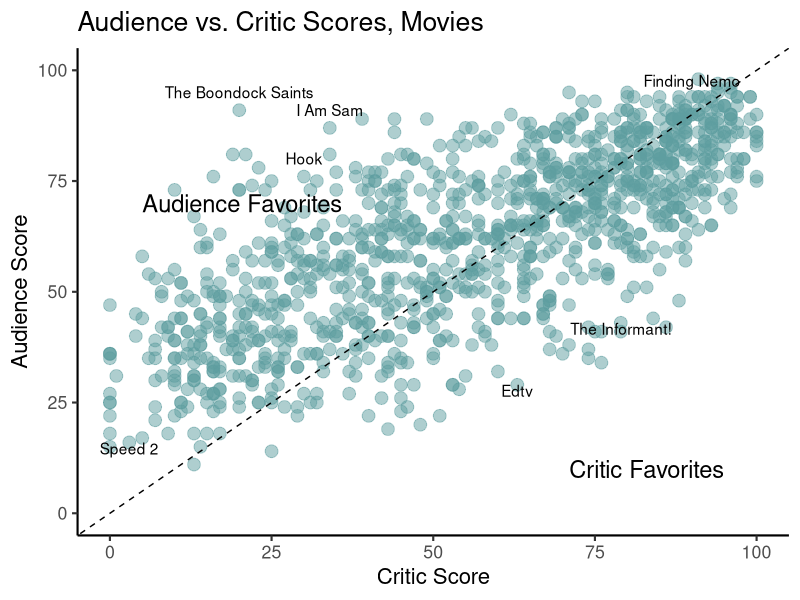
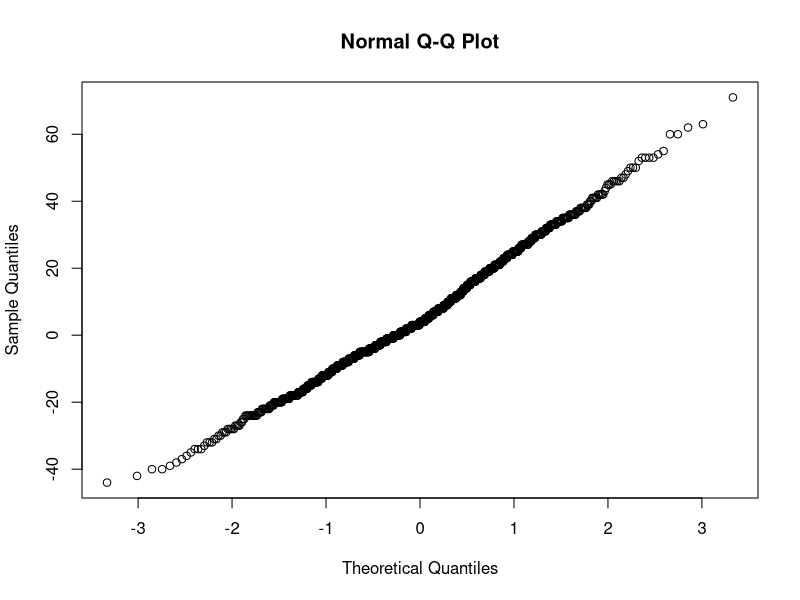
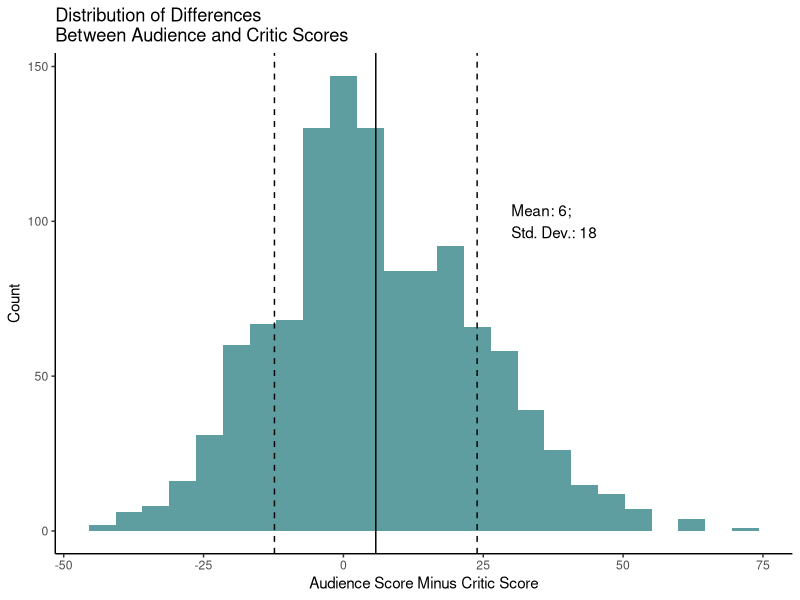
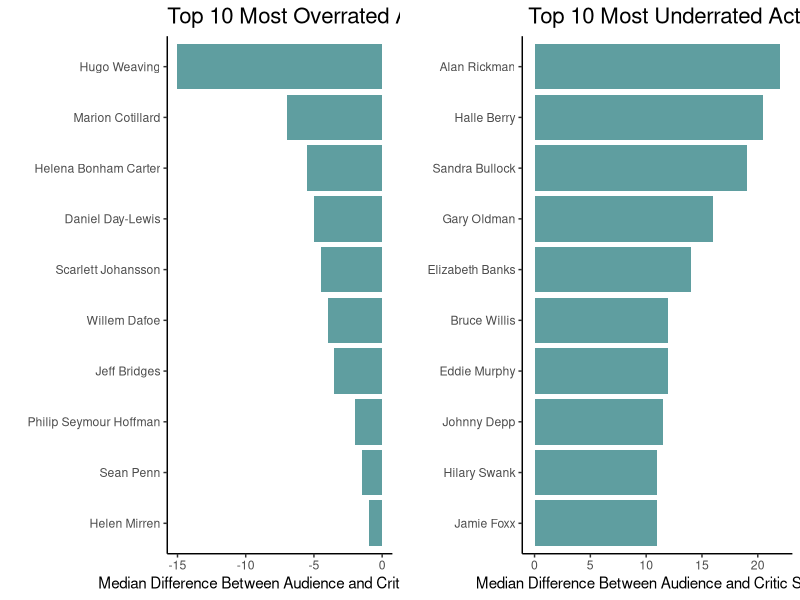

These charts were generated, in order, by the following R code: (Note: this script raises an error after producing the figures.)
setwd("/Users/kwalker/git_projects/fan_favorite_actors")
movies <- read.csv("movieInfo.csv", stringsAsFactors=FALSE)

# make numeric
for(h in c(5,10:17)) movies[,h] <- as.numeric(movies[,h])

# keep only movies
movies <- movies[movies$Type=="movie", ]

# keep only movies where the actor is first or second billed
keeps <- NULL
for(x in seq_along(movies$ID)){
     first <- strsplit(movies$Actors[x], ", ")[[1]][1]
     second <- strsplit(movies$Actors[x], ", ")[[1]][2]
     if(movies$Actor[x] %in% c(first,second)) {
          keeps <- c(keeps, x)
     }
}
movies2 <- movies[keeps, ]

# keep only movies with 1000+ user reviews
movies2 <- movies2[movies2$tomatoUserReviews > 1000 & movies2$Year < 2017, ]
movies2 <- movies2[!is.na(movies2$ID), ]

# keep rows with both values
movies2 <- movies2[!is.na(movies2$tomatoMeter) & !is.na(movies2$tomatoUserMeter), ]

# keep actors with at least 10 movies
threshold <- data.frame(table(movies2$Actor))
threshold <- threshold[threshold$Freq > 5, ]
movies2 <- movies2[movies2$Actor %in% threshold$Var1, ]

# get difference between user and critic score for each movie
movies2$Difference <- movies2$tomatoUserMeter - movies2$tomatoMeter

######## GET TA PLOTTIN
library(ggplot2)
library(gridExtra)

scoreMedians <- NULL
for(h in unique(movies2$Actor)){
     subset <- movies2[movies2$Actor==h, ]
     row <- data.frame(Actor=h, Number=nrow(subset), 
                       CriticMedian=median(subset$tomatoMeter), 
                       UserMedian=median(subset$tomatoUserMeter),
                       UserMinusCritic=(median(subset$tomatoUserMeter)-median(subset$tomatoMeter)),
                       DifferenceMean=round(mean(subset$Difference),2), 
                       DifferenceMedian=median(subset$Difference)
                       )
     scoreMedians <- rbind(scoreMedians, row)
}
scoreMedians$CalculatedCritic <- scoreMedians$UserMedian - scoreMedians$DifferenceMedian

#####################
# movie scatter plot
fit <- lm(tomatoUserMeter ~ tomatoMeter, movies2) # R-sq is only 0.54, slope is 0.54
resid <- data.frame(Title=movies2$Title, tomatoMeter=movies2$tomatoMeter, Residual=fit$residuals)
resid <- resid[order(-resid$Residual), ]
resid <- resid[!duplicated(resid), ]
ggplot(movies2, aes(tomatoMeter, tomatoUserMeter)) + geom_point(color="cadetblue", size=4, alpha=.5) + 
     theme_classic(base_size=16) + labs(title="Audience vs. Critic Scores, Movies") +
     xlab("Critic Score") + ylab("Audience Score") + 
     geom_abline(intercept=0, slope=1, linetype=2) + ylim(c(0,100)) +
     annotate("text", x=20, y=91, label="The Boondock Saints", vjust=-1) +
     annotate("text", x=34, y=87, label="I Am Sam", vjust=-1) +
     annotate("text", x=30, y=76, label="Hook", vjust=-1) +
     annotate("text", x=5, y=70, label="Audience Favorites", size=6, hjust=0) +
     annotate("text", x=90, y=99, label="Finding Nemo", vjust=1) +
     annotate("text", x=3, y=16, label="Speed 2", vjust=1) +
     annotate("text", x=63, y=29, label="Edtv", vjust=1) +
     annotate("text", x=79, y=43, label="The Informant!", vjust=1) +
     annotate("text", x=95, y=10, label="Critic Favorites", size=6, hjust=1) 

#####################
# distribution of differences
qqnorm(movies2$Difference) # very very normal distribution
diffMean <- mean(movies2$Difference)
diffSD <- sd(movies2$Difference)
ggplot(movies2, aes(Difference)) + geom_histogram(bins=25, fill="cadetblue") + 
     geom_vline(xintercept=mean(movies2$Difference)) +
     geom_vline(xintercept=diffMean-diffSD, linetype=2) + 
     annotate("text", x=30, y=100, label=paste("Mean: ", round(diffMean), "; ", "\nStd. Dev.: ", round(diffSD), sep=""), hjust=0) +
     geom_vline(xintercept=diffMean+diffSD, linetype=2) +
     theme_classic() + xlab("Audience Score Minus Critic Score") + ylab("Count") + 
     labs(title="Distribution of Differences\nBetween Audience and Critic Scores")

#####################
# most over/underrated
for(b in seq_along(scoreMedians$Actor)){
     if(scoreMedians$DifferenceMedian[b] > 3){
          scoreMedians$Group[b] <- "Audiences Prefer"
     } else if(scoreMedians$DifferenceMedian[b] < -3){
          scoreMedians$Group[b] <- "Critics Prefer"
     } else {
          scoreMedians$Group[b] <- "Agree"
     }
}
scoreMedians <- scoreMedians[order(-scoreMedians$DifferenceMedian), ]
scoreMedians$Actor <- factor(scoreMedians$Actor, levels=scoreMedians$Actor)
over <- ggplot(scoreMedians[45:54, ], aes(Actor, DifferenceMedian)) + 
    geom_bar(stat="identity", fill="cadetblue") + 
     coord_flip() + theme_classic() + theme(plot.title=element_text(size=16)) +
     xlab("") + labs(title="Top 10 Most Overrated Actors") + 
     ylab("Median Difference Between Audience and Critic Scores") 

scoreMedians <- scoreMedians[order(scoreMedians$DifferenceMedian), ]
scoreMedians$Actor <- factor(scoreMedians$Actor, levels=scoreMedians$Actor)
under <- ggplot(scoreMedians[45:54, ], aes(Actor, DifferenceMedian)) + 
    geom_bar(stat="identity", fill="cadetblue") + 
    coord_flip() + theme_classic() + theme(plot.title=element_text(size=16)) +
    xlab("") + labs(title=" Top 10 Most Underrated Actors") + 
    ylab("Median Difference Between Audience and Critic Scores") 
grid.arrange(over, under, ncol=2)


#####################
# scatterplot actors
ggplot(scoreMedians, aes(CalculatedCritic, UserMedian)) + geom_point(color="cadetblue", size=4) + 
    theme_classic(base_size=16) +
    geom_abline(intercept=0, slope=1, linetype=2, color="gray50") +
     geom_label_repel(aes(label=Actor), size=3, color="gray20",
                      label.padding=unit(0.1, "lines"),
                      label.size=0.1,
                      point.padding=unit(0.1, "lines")) +
     xlim(c(30,100)) + ylim(c(40,85)) + 
     ylab("Audience Score") + xlab("Critic Score") + labs(title="Audience vs. Critic Scores, Actors") +
     annotate("text", x=35, y=85, label="Audience Favorites", size=5, hjust=0, color="gray20") +
     annotate("text", x=95, y=45, label="Critic Favorites", size=5, hjust=1, color="gray20") 

#####################
# look at individual actors
actor_plot <- function(actor) { 
     movieplot <- movies2[movies2$Actor==actor, ]
     movieplot <- movieplot[ ,c(4,5,13,15,20)]
     movieplot <- movieplot[order(movieplot$tomatoUserMeter),]
     movieplot$Title <- factor(movieplot$Title, levels=movieplot$Title)
     
     ggplot(movieplot, aes(color=Title)) + theme_classic() + scale_color_brewer(palette="Paired") +
          geom_segment(aes(x=tomatoMeter, xend=tomatoUserMeter, y=Title, yend=Title), color="#20687d", size=1) +
          geom_point(aes(x=tomatoMeter, y=Title, color="Critic"), size=4, shape=15) +
          geom_point(aes(x=tomatoUserMeter, y=Title, color="Audience"), size=4, shape=15) +
          xlab("Score") + ylab("") + labs(title=paste("Movies Starring", actor, "\nRanked by Audience Score", sep=" ")) +
          xlim(c(0,100)) 
     
}
actor_plot("Hugo Weaving")
actor_plot("Marion Cotillard")
actor_plot("Helena Bonham Carter")
actor_plot("Daniel Day-Lewis")












